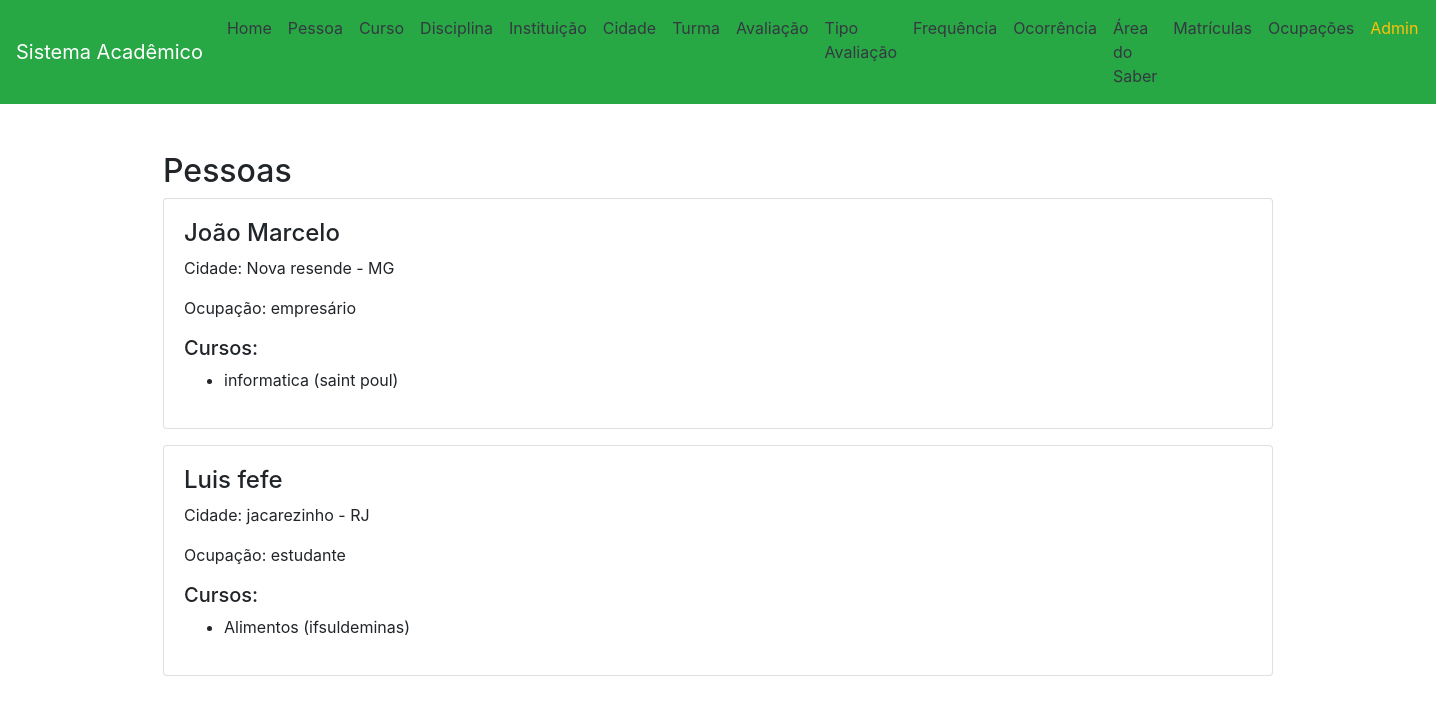
The app's page /pessoa/ with its own data.
### app/models.py (models this page shows, shortened)
class Pessoa(models.Model):
    nome = models.CharField(max_length=100)
    pai = models.CharField(max_length=100)
    mae = models.CharField(max_length=100)
    cpf = models.CharField(max_length=11)
    data_nasc = models.DateField()
    email = models.CharField(max_length=100)
    cidade = models.ForeignKey(Cidade, on_delete=models.CASCADE)
    ocupacao = models.ForeignKey(Ocupacao, on_delete=models.CASCADE)

class Cidade(models.Model):
    nome = models.CharField(max_length=100)
    uf = models.CharField(max_length=2)
    def __str__(self):
        return f"{self.nome} - {self.uf}"

class Ocupacao(models.Model):
    nome = models.CharField(max_length=100)
    def __str__(self):
        return self.nome

class Matricula(models.Model):
    instituicao = models.ForeignKey(InstituicaoEnsino, on_delete=models.CASCADE)
    curso = models.ForeignKey(Curso, on_delete=models.CASCADE)
    pessoa = models.ForeignKey(Pessoa, on_delete=models.CASCADE)
    data_inicio = models.DateField()
    data_previsao_termino = models.DateField()

class Curso(models.Model):
    nome = models.CharField(max_length=100)
    carga_horaria_total = models.IntegerField()
    duracao_meses = models.IntegerField()
    area = models.ForeignKey(AreaSaber, on_delete=models.CASCADE)
    instituicao = models.ForeignKey(InstituicaoEnsino, on_delete=models.CASCADE)

class InstituicaoEnsino(models.Model):
    nome = models.CharField(max_length=100)
    site = models.CharField(max_length=100)
    telefone = models.CharField(max_length=20)
    cidade = models.ForeignKey(Cidade, on_delete=models.CASCADE)

### app/views.py (the view)
# urls.py: path('pessoa/', PessoaView.as_view(), name='pessoa'),
class PessoaView(View):
    def get(self, request):
        pessoas = Pessoa.objects.select_related('cidade', 'ocupacao').all()
        return render(request, 'pessoa.html', {'pessoas': pessoas})

### app/templates/pessoa.html (shortened to what this page needs)
{% extends "base.html" %}
{% block content %}
<h2>Pessoas</h2>
{% for p in pessoas %}
<div class="card mb-3">
    <div class="card-body">
        <h4>{{ p.nome }}</h4>
        <p>Cidade: {{ p.cidade }}</p>
        <p>Ocupação: {{ p.ocupacao }}</p>
        <h5>Cursos:</h5>
        <ul>
            {% for m in p.matricula_set.all %}
                <li>{{ m.curso.nome }} ({{ m.instituicao.nome }})</li>
            {% empty %}
                <li>Sem matrícula</li>
            {% endfor %}
        </ul>
    </div>
</div>
{% endfor %}
{% endblock %}

### records on screen
Pessoa: nome "João Marcelo", cidade "Nova resende - MG", ocupacao "empresário"
Matricula: curso.nome "informatica", instituicao.nome "saint poul"
Pessoa: nome "Luis fefe", cidade "jacarezinho - RJ", ocupacao "estudante"
Matricula: curso.nome "Alimentos", instituicao.nome "ifsuldeminas"
